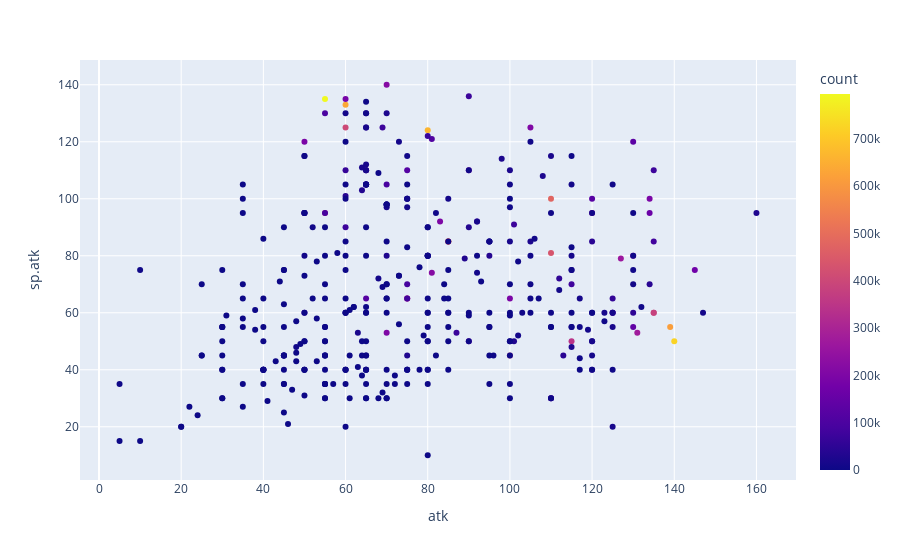

Notebook cell for this chart:
### Code cell
import plotly.express as px
plot_data = df_gen9.copy() # create a copy of the plot_data dataframe
fig = px.scatter(plot_data, color='count', x='atk', y='sp.atk')
fig.show()

### Figure 1 — Plotly figure (JSON) as saved in the notebook; plotly's stock layout.template omitted (floating-point values rounded to 4 significant figures; data arrays with more than 128 entries replaced by an {"elided": "..."} marker saying what was removed)
{"data": [{"hovertemplate": "atk=%{x}<br>sp.atk=%{y}<br>count=%{marker.color}<extra></extra>", "legendgroup": "", "marker": {"color": {"elided": "397 int values"}, "coloraxis": "coloraxis", "symbol": "circle"}, "mode": "markers", "name": "", "orientation": "v", "showlegend": false, "type": "scatter", "x": {"elided": "397 int values"}, "xaxis": "x", "y": {"elided": "397 int values"}, "yaxis": "y"}], "layout": {"autosize": true, "coloraxis": {"colorbar": {"title": {"text": "count"}}, "colorscale": [[0, "#0d0887"], [0.1111, "#46039f"], [0.2222, "#7201a8"], [0.3333, "#9c179e"], [0.4444, "#bd3786"], [0.5556, "#d8576b"], [0.6667, "#ed7953"], [0.7778, "#fb9f3a"], [0.8889, "#fdca26"], [1, "#f0f921"]]}, "legend": {"tracegroupgap": 0}, "margin": {"t": 60}, "xaxis": {"anchor": "y", "autorange": true, "domain": [0, 1], "range": [-4.087, 169.1], "title": {"text": "atk"}, "type": "linear"}, "yaxis": {"anchor": "x", "autorange": true, "domain": [0, 1], "range": [-0.06562, 150.1], "title": {"text": "sp.atk"}, "type": "linear"}}}
